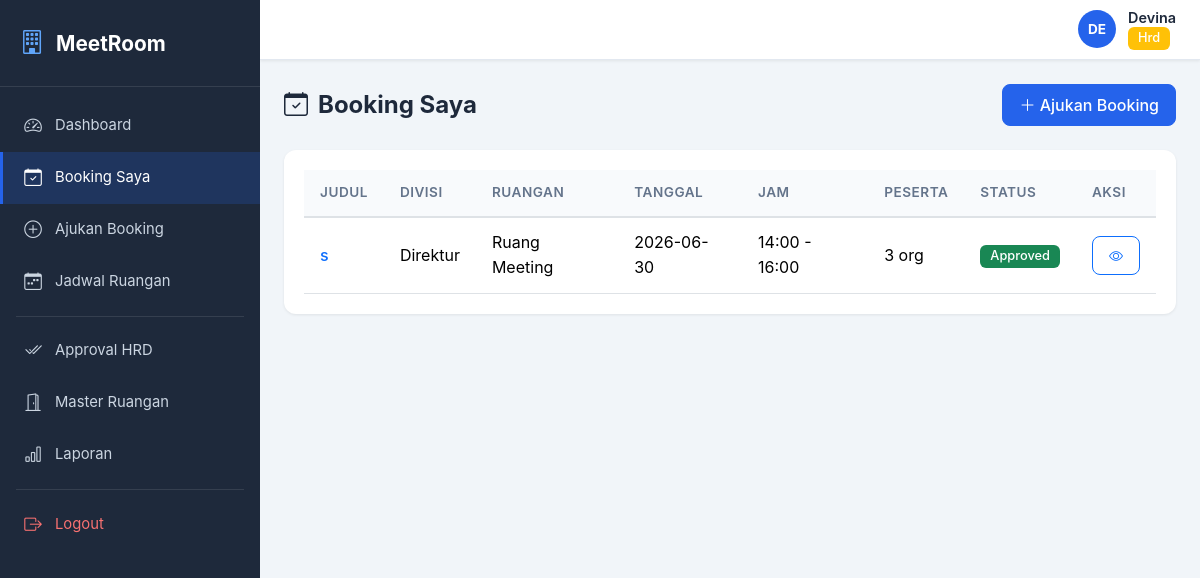
The app's page /booking/ (signed in) with its own data.
### app/models/user.py (models this page shows, shortened)
class User(UserMixin, db.Model):
    __tablename__ = 'users'
    id = db.Column(db.Integer, primary_key=True)
    nama = db.Column(db.String(100), nullable=False)
    username = db.Column(db.String(50), unique=True, nullable=False, index=True)
    password_hash = db.Column(db.String(256), nullable=False)
    role = db.Column(db.String(20), nullable=False, default='karyawan')
    division = db.Column(db.String(50), nullable=False)
    created_at = db.Column(db.DateTime, default=datetime.utcnow)
    bookings = db.relationship('RoomBooking', backref='user', lazy='dynamic',
                               foreign_keys='RoomBooking.user_id')
    approvals = db.relationship('RoomBooking', backref='approver',
                                foreign_keys='RoomBooking.approved_by',
                                lazy='dynamic')
    def is_admin_or_above(self):
        return self.role in ('admin', 'hrd', 'direktur')

### app/models/room_booking.py (models this page shows, shortened)
class RoomBooking(db.Model):
    __tablename__ = 'room_bookings'
    STATUS_PENDING = 'Pending'
    STATUS_APPROVED = 'Approved'
    STATUS_REJECTED = 'Rejected'
    STATUS_CANCELLED = 'Cancelled'
    VALID_STATUSES = [STATUS_PENDING, STATUS_APPROVED, STATUS_REJECTED, STATUS_CANCELLED]
    id = db.Column(db.Integer, primary_key=True)
    user_id = db.Column(db.Integer, db.ForeignKey('users.id'), nullable=False, index=True)
    room_id = db.Column(db.Integer, db.ForeignKey('meeting_rooms.id'), nullable=False)
    title = db.Column(db.String(200), nullable=False)
    division = db.Column(db.String(50), nullable=False)
    meeting_date = db.Column(db.Date, nullable=False, index=True)
    start_time = db.Column(db.Time, nullable=False)
    end_time = db.Column(db.Time, nullable=False)
    participant_count = db.Column(db.Integer, nullable=False)
    purpose = db.Column(db.Text, nullable=False)
    notes = db.Column(db.Text, default='')
    attachment = db.Column(db.String(500), default=None)
    status = db.Column(db.String(20), default=STATUS_PENDING, index=True)
    reject_reason = db.Column(db.Text, default=None)
    approved_by = db.Column(db.Integer, db.ForeignKey('users.id'), default=None)
    approved_at = db.Column(db.DateTime, default=None)
    created_at = db.Column(db.DateTime, default=datetime.utcnow)
    def get_status_badge_class(self):
        return {
            self.STATUS_PENDING: 'bg-warning text-dark',
            self.STATUS_APPROVED: 'bg-success',
            self.STATUS_REJECTED: 'bg-danger',
            self.STATUS_CANCELLED: 'bg-secondary',
        }.get(self.status, 'bg-secondary')

### app/models/meeting_room.py (models this page shows, shortened)
class MeetingRoom(db.Model):
    __tablename__ = 'meeting_rooms'
    id = db.Column(db.Integer, primary_key=True)
    room_name = db.Column(db.String(100), nullable=False)
    capacity = db.Column(db.Integer, nullable=False)
    location = db.Column(db.String(100), nullable=False)
    facilities = db.Column(db.Text, default='')
    is_active = db.Column(db.Boolean, default=True)
    created_at = db.Column(db.DateTime, default=datetime.utcnow)
    bookings = db.relationship('RoomBooking', backref='room', lazy='dynamic')

### app/routes/booking.py (the view)
@booking_bp.route('/')
@login_required
def my_bookings():
    if current_user.is_admin_or_above():
        bookings = RoomBooking.query.order_by(RoomBooking.created_at.desc()).all()
    else:
        bookings = RoomBooking.query.filter_by(user_id=current_user.id).order_by(
            RoomBooking.created_at.desc()
        ).all()
    return render_template('booking/my_list.html', bookings=bookings)

### app/models/user.py (called while the page is built)
@login_manager.user_loader
def load_user(user_id):
    return User.query.get(int(user_id))

### app/templates/booking/my_list.html (shortened to what this page needs)
{% extends "base.html" %}
{% block page_title %}
<div class="page-header">
    <h4><i class="bi bi-calendar-check"></i> Booking Saya</h4>
    <a href="{{ url_for('booking.create') }}" class="btn btn-primary"><i class="bi bi-plus-lg"></i> Ajukan Booking</a>
</div>
{% endblock %}
{% block content %}
<div class="card">
    <div class="card-body">
        {% if bookings %}
        <div class="table-responsive">
            <table class="table table-hover">
                <thead><tr><th>Judul</th><th>Divisi</th><th>Ruangan</th><th>Tanggal</th><th>Jam</th><th>Peserta</th><th>Status</th><th>Aksi</th></tr></thead>
                <tbody>
                    {% for b in bookings %}
                    <tr>
                        <td><a href="{{ url_for('booking.detail', booking_id=b.id) }}" class="text-decoration-none fw-medium">{{ b.title }}</a></td>
                        <td>{{ b.division }}</td><td>{{ b.room.room_name }}</td><td>{{ b.meeting_date }}</td>
                        <td>{{ b.start_time.strftime('%H:%M') }} - {{ b.end_time.strftime('%H:%M') }}</td>
                        <td>{{ b.participant_count }} org</td>
                        <td><span class="badge {{ b.get_status_badge_class() }}">{{ b.status }}</span></td>
                        <td>
                            <div class="btn-group btn-group-sm">
                                <a href="{{ url_for('booking.detail', booking_id=b.id) }}" class="btn btn-outline-primary"><i class="bi bi-eye"></i></a>
                            </div>
                        </td>
                    </tr>
                    {% endfor %}
                </tbody>
            </table>
        </div>
        {% endif %}
    </div>
</div>
{% endblock %}

### app/templates/base.html (shortened to what this page needs)
<!DOCTYPE html>
<html lang="id">
<head>
    <link href="https://cdn.jsdelivr.net/npm/bootstrap@5.3.2/dist/css/bootstrap.min.css" rel="stylesheet">
    <link href="https://cdn.jsdelivr.net/npm/bootstrap-icons@1.11.2/font/bootstrap-icons.css" rel="stylesheet">
    <link href="{{ url_for('static', filename='css/style.css') }}" rel="stylesheet">
</head>
<body>
{% if current_user.is_authenticated %}
<div class="app-wrapper">
    <aside class="app-sidebar" id="sidebar">
        <div class="sidebar-brand">
            <i class="bi bi-building"></i>
            <span class="brand-text">MeetRoom</span>
        </div>
        <nav class="sidebar-nav">
            <a href="{{ url_for('dashboard.index') }}" class="nav-item {{ 'active' if request.endpoint == 'dashboard.index' }}">
                <i class="bi bi-speedometer2"></i><span>Dashboard</span>
            </a>
            <a href="{{ url_for('booking.my_bookings') }}" class="nav-item {{ 'active' if request.endpoint and request.endpoint.startswith('booking.') }}">
                <i class="bi bi-calendar-check"></i><span>Booking Saya</span>
            </a>
            <a href="{{ url_for('booking.create') }}" class="nav-item {{ 'active' if request.endpoint == 'booking.create' }}">
                <i class="bi bi-plus-circle"></i><span>Ajukan Booking</span>
            </a>
            <a href="{{ url_for('schedule.index') }}" class="nav-item {{ 'active' if request.endpoint and request.endpoint.startswith('schedule.') }}">
                <i class="bi bi-calendar-week"></i><span>Jadwal Ruangan</span>
            </a>
            {% if current_user.is_admin_or_above() %}
            <div class="nav-divider"></div>
            <a href="{{ url_for('approval.list_pending') }}" class="nav-item {{ 'active' if request.endpoint and request.endpoint.startswith('approval.') }}">
                <i class="bi bi-check2-all"></i><span>Approval HRD</span>
            </a>
            <a href="{{ url_for('room.list_rooms') }}" class="nav-item {{ 'active' if request.endpoint and request.endpoint.startswith('room.') }}">
                <i class="bi bi-door-open"></i><span>Master Ruangan</span>
            </a>
            <a href="{{ url_for('report.index') }}" class="nav-item {{ 'active' if request.endpoint and request.endpoint.startswith('report.') }}">
                <i class="bi bi-bar-chart"></i><span>Laporan</span>
            </a>
            {% endif %}
            <div class="nav-divider"></div>
            <a href="{{ url_for('auth.logout') }}" class="nav-item nav-logout">
                <i class="bi bi-box-arrow-right"></i><span>Logout</span>
            </a>
        </nav>
    </aside>
    <main class="app-main">
        <header class="app-topbar">
            <div class="topbar-user">
                <div class="user-avatar">{{ current_user.nama[:2].upper() }}</div>
                <div class="user-info">
                    <span class="user-name">{{ current_user.nama }}</span>
                    <span class="user-role">
                        <span class="badge bg-{{ 'primary' if current_user.role == 'karyawan' else 'warning' if current_user.role == 'hrd' else 'danger' if current_user.role == 'admin' else 'dark' }}">
                            {{ current_user.role | capitalize }}
                        </span>
                    </span>
                </div>
            </div>
        </header>
        <div class="app-content">
            {% block page_title %}{% endblock %}
            {% block content %}{% endblock %}
        </div>
    </main>
</div>
{% endif %}
</body>
</html>

### app/static/css/style.css (style rules this page uses)
:root { --sidebar-width: 260px; --topbar-height: 60px; --primary: #2563EB; --primary-dark: #1D4ED8; --sidebar-bg: #1E293B; --sidebar-hover: #334155; --sidebar-active: #2563EB; --bg-main: #F1F5F9; --card-bg: #FFFFFF; --text-primary: #1E293B; --text-secondary: #64748B; --border-color: #E2E8F0; --radius: 12px; --shadow-sm: 0 1px 3px rgba(0,0,0,0.08); --shadow: 0 4px 16px rgba(0,0,0,0.06); }
* { box-sizing: border-box; }
body { font-family: 'Inter', -apple-system, BlinkMacSystemFont, 'Segoe UI', sans-serif; background: var(--bg-main); color: var(--text-primary); margin: 0; line-height: 1.6; }
.app-wrapper { display: flex; min-height: 100vh; }
.app-sidebar { width: var(--sidebar-width); min-width: var(--sidebar-width); background: var(--sidebar-bg); color: #fff; display: flex; flex-direction: column; position: fixed; top: 0; left: 0; bottom: 0; z-index: 1000; transition: transform 0.3s ease; overflow-y: auto; }
.sidebar-brand { padding: 24px 20px; font-size: 1.3rem; font-weight: 700; display: flex; align-items: center; gap: 12px; border-bottom: 1px solid rgba(255,255,255,0.1); }
.sidebar-brand i { font-size: 1.5rem; color: #60A5FA; }
.sidebar-nav { flex: 1; padding: 12px 0; }
.nav-item { display: flex; align-items: center; gap: 12px; padding: 12px 20px; color: #CBD5E1; text-decoration: none; transition: all 0.2s; font-size: 0.925rem; border-left: 3px solid transparent; }
.nav-item.active { background: rgba(37, 99, 235, 0.2); color: #fff; border-left-color: var(--sidebar-active); }
.nav-item i { font-size: 1.1rem; width: 20px; text-align: center; }
.nav-divider { height: 1px; background: rgba(255,255,255,0.1); margin: 8px 16px; }
.nav-logout { color: #F87171; }
.app-main { flex: 1; margin-left: var(--sidebar-width); display: flex; flex-direction: column; min-height: 100vh; }
.app-topbar { height: var(--topbar-height); background: var(--card-bg); border-bottom: 1px solid var(--border-color); display: flex; align-items: center; padding: 0 24px; position: sticky; top: 0; z-index: 999; box-shadow: var(--shadow-sm); }
.topbar-user { display: flex; align-items: center; gap: 12px; }
.user-avatar { width: 38px; height: 38px; border-radius: 50%; background: var(--primary); color: #fff; display: flex; align-items: center; justify-content: center; font-weight: 700; font-size: 0.85rem; }
.user-info { display: flex; flex-direction: column; }
.user-name { font-weight: 600; font-size: 0.9rem; line-height: 1.2; }
.user-role { font-size: 0.75rem; }
.app-content { padding: 24px; flex: 1; }
.page-header { display: flex; justify-content: space-between; align-items: center; margin-bottom: 24px; flex-wrap: wrap; gap: 12px; }
.page-header h4 { margin: 0; font-weight: 700; display: flex; align-items: center; gap: 10px; }
.card { border: none; border-radius: var(--radius); box-shadow: var(--shadow-sm); }
.card-body { padding: 20px; }
.table { margin-bottom: 0; }
.table thead th { background: #F8FAFC; color: var(--text-secondary); font-weight: 600; font-size: 0.85rem; text-transform: uppercase; letter-spacing: 0.5px; border-bottom-width: 2px; padding: 12px 16px; }
.table tbody td { padding: 12px 16px; vertical-align: middle; }
.badge { font-weight: 500; padding: 5px 10px; border-radius: 6px; font-size: 0.8rem; }
.btn { border-radius: 8px; font-weight: 500; padding: 8px 16px; transition: all 0.2s; }
.btn-primary { background: var(--primary); border-color: var(--primary); }

### records on screen
User: nama "DE", nama "Devina", role "Hrd"
RoomBooking: title "s", division "Direktur", room.room_name "Ruang Meeting", meeting_date "2026-06-30", start_time "14:00", end_time "16:00", participant_count "3", status "Approved"
